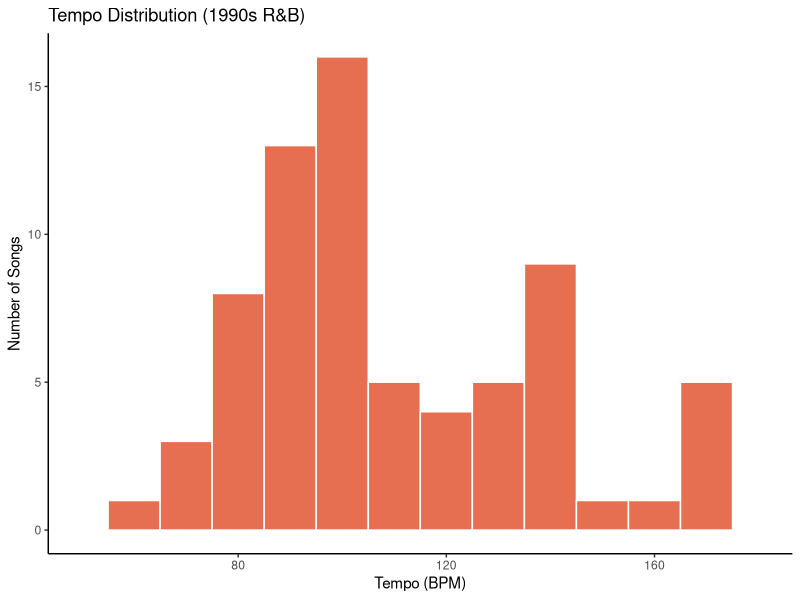
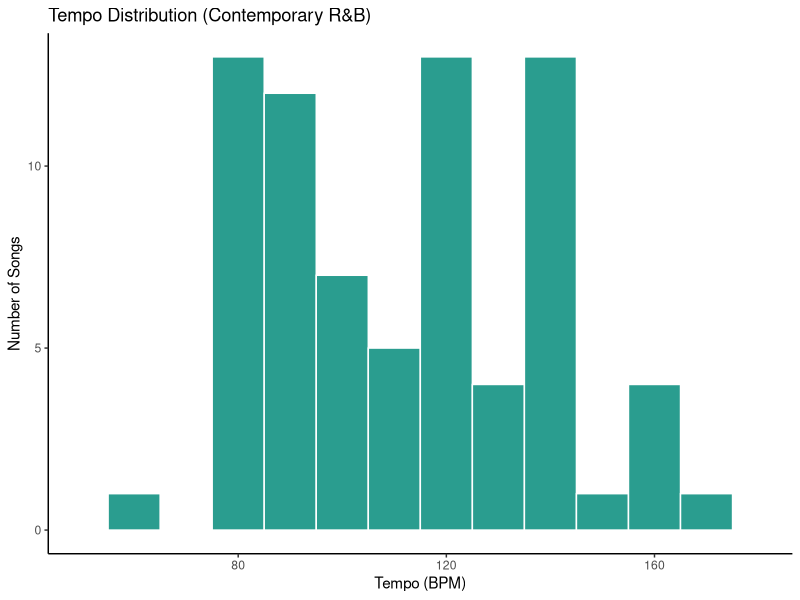

These charts were generated, in order, by the following R code:
library(tidyverse)

# Load datasets
rb90s <- read_csv("90s.csv", show_col_types = FALSE)
rbcontemporary <- read_csv("contemporary.csv", show_col_types = FALSE)

# Histogram for 90s R&B
plot_90s <- ggplot(rb90s, aes(x = Tempo)) +
  geom_histogram(
    binwidth = 10,
    fill = "#E76F51",
    color = "white"
  ) +
  labs(
    title = "Tempo Distribution (1990s R&B)",
    x = "Tempo (BPM)",
    y = "Number of Songs"
  ) +
  xlim(50,180) +
  theme_classic()

print(plot_90s)


# Histogram for Contemporary R&B
plot_contemporary <- ggplot(rbcontemporary, aes(x = Tempo)) +
  geom_histogram(
    binwidth = 10,
    fill = "#2A9D8F",
    color = "white"
  ) +
  labs(
    title = "Tempo Distribution (Contemporary R&B)",
    x = "Tempo (BPM)",
    y = "Number of Songs"
  ) +
  xlim(50,180) +
  theme_classic()

print(plot_contemporary)
